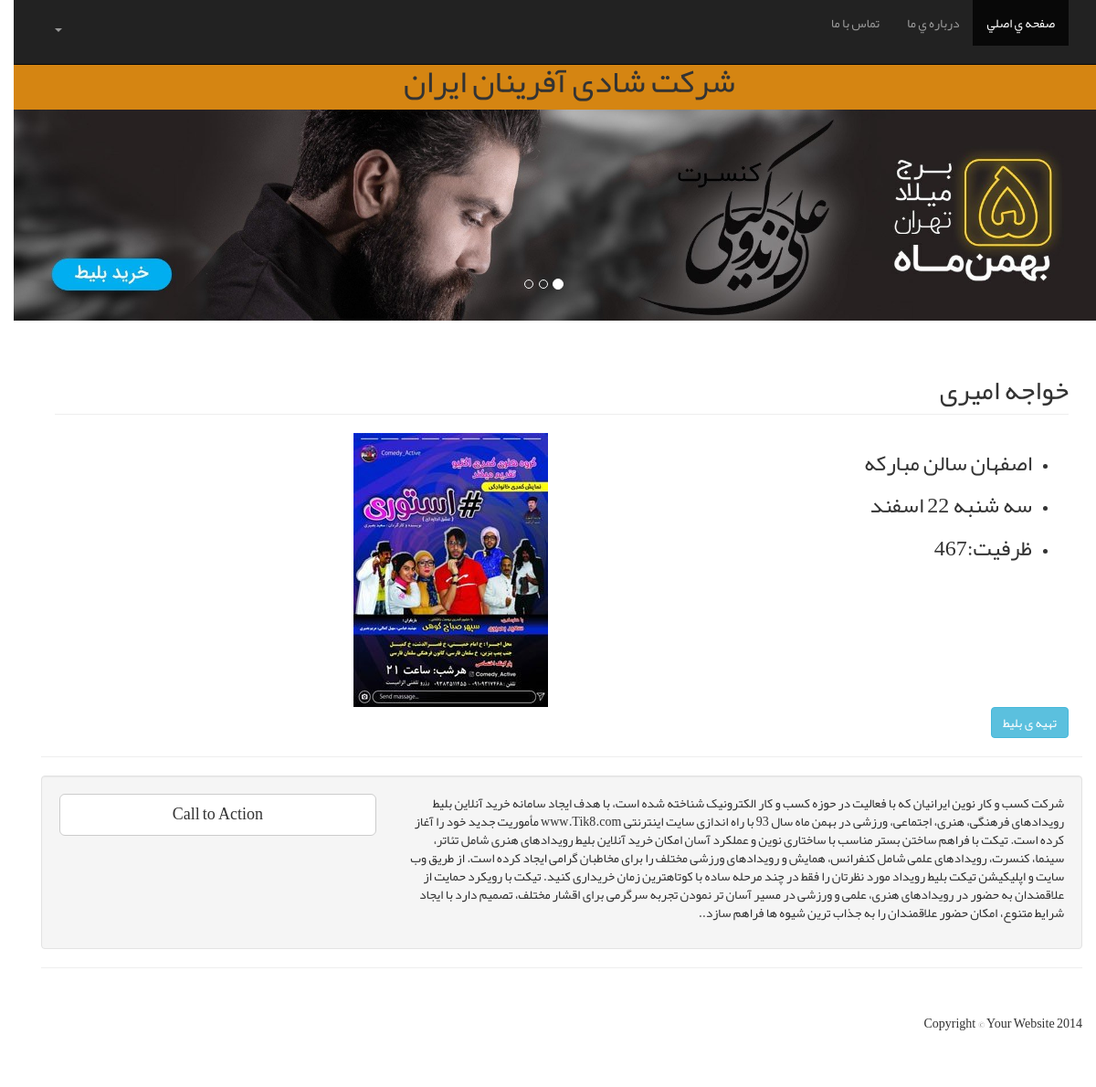
Page /shop/2/khogh-mr (signed in) on the earlier database version.
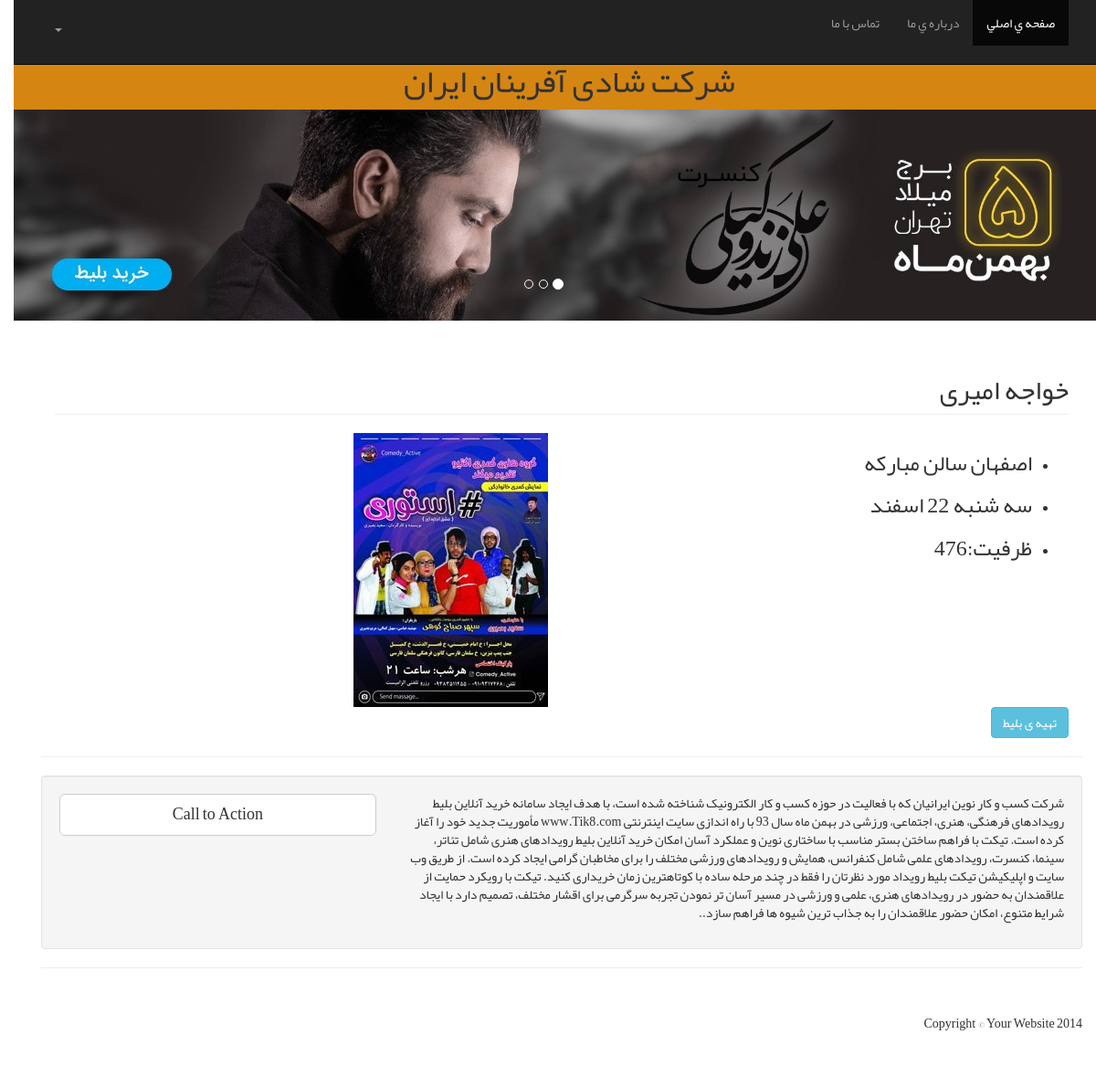
Same page on the later database version.
### shop/models.py (models this page shows, shortened)
class Product(models.Model):
    name = models.CharField(max_length=200, db_index=True)
    slug = models.SlugField(max_length=200, db_index=True)
    image_main = models.ImageField(upload_to='photos/%Y/%m/%d/')
    image = models.ImageField(upload_to='photos/%Y/%m/%d/', blank=True)
    description=models.TextField(blank=True)
    makan=models.TextField(blank=True)
    zaman=models.TextField(blank=True)
    price=models.PositiveIntegerField()
    capacity=models.PositiveIntegerField()
    available=models.BooleanField(default=True)
    created=models.DateTimeField(auto_now_add=True)
    updated=models.DateTimeField(auto_now=True)
    class Meta:
        ordering=('-created',)
        index_together=(('id', 'slug'),)

### shop/views.py (the view)
# urls.py: path('<int:id>/<slug>', views.product_detail,name='product_detail')
def product_detail(request,id,slug):
    product=get_object_or_404(Product,id=id,slug=slug,available=True)
    if  product.capacity < 3:
        return render(request,'shop/complete_capacity.html',{'product':product})
    cart_product_form=CartAddProductForm()
    cart=Cart(request)
    return render(request,'shop/product_detail.html',{
        'product':product,
        'cart_product_form':cart_product_form,
         'cart':cart
    })

### templates/shop/product_detail.html (shortened to what this page needs)
{%extends 'page/base.html'%}
{% load static %}
{% block content %}
{% if product%}
<div class="container">
<div class="row">
  <div class="col-lg-12">
    <h2 class="page-header"> {{product.name}}</h2>
  </div>
  <div class="col-md-6">
      <ul>
          <li> <h3> {{product.makan}}</h3></li>
          <li> <h3> {{product.zaman}}</h3></li>
          <li> <h3> ظرفیت:{{product.capacity}}</h3></li>
      </ul>
  </div>
  <div class=" col-md-6">
    <img src="{{product.image_main.url}}" alt="">
  </div>
</div>
  {% if user.is_authenticated%}
    <button type="button" class="btn btn-info btn-md " data-toggle="modal" data-target="#myModal">تهیه ی بلیط</button>
</div>
{% endif %}
{% else %}
<p>There are no books in the library.</p>
{% endif %}
{% endblock  %}

Differences in the rows shown:
changed Product "خواجه امیری": capacity "467" → "476"
